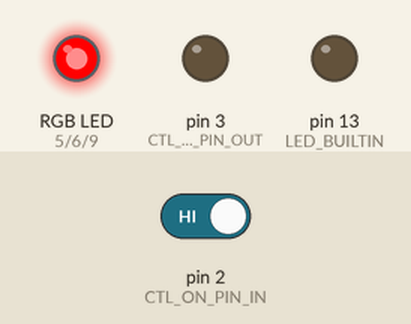
The sketch below on a simulated Arduino Uno, built with avr-gcc and run on an emulated ATmega328P. Parts: an RGB LED mixed from three pins (HIGH = lit), output pins drawn as LEDs (lit = HIGH). Inputs (shaded band) come from the test bench; at power-on: pin 2 (CTL_ON_PIN_IN) HIGH.

Above: at 1.2 s.
1.3 s: pin 2 (CTL_ON_PIN_IN) driven LOW
At 4.66 s:
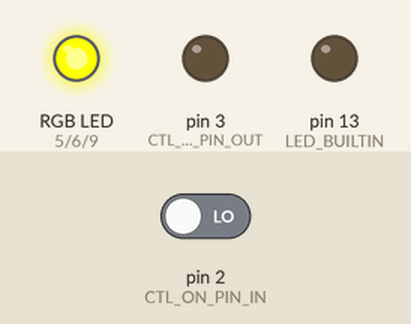
Timing chart, 0 to 7.6 s (numbered marks = the images above; inputs shaded):
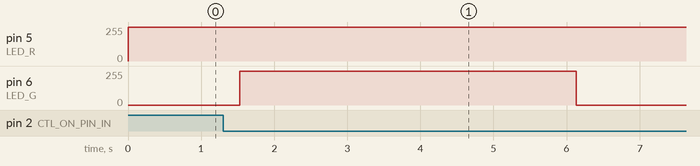

Measured:
- after the input at 1.3 s, pin 5 (LED_R): 255/255 → 254/255 after 3.3 s, → 255/255 1.5 s later

The sketch:

kodir_pc_led.ino
```cpp
#include <IRremote.h>

/*****************************************************************************
 *                              Configurações
 *****************************************************************************/
#define LED_R       5
#define LED_G       6
#define LED_B       9
#define LED_DELAY   6        // time = 2 * valor * 255 (ms)

#define IR_PIN      10       // Pino do leitor IR
#define IR_CMD_PRE  "IR_"    // Prefixo que será adicionado ao enviar um comando IR pelo serial
#define IR_DELAY    100      // Delay entre as leituras (tempo em ms)

#define CTL_ON_1  "6D8867D7" // Código 1 do botão de power
#define CTL_ON_2  "2FD48B7"  // Código 2 do botão de power
#define CTL_ON_3  "692D04A0" // Código 3 do botão de power
#define CTL_ON_PIN_IN   2    // Pino para verificar o estado do computador (POWER LED +)
#define CTL_ON_PIN_OUT  3    // Pino para ligar o computador (POWER SW +)
#define CTL_PULSE_TIME  500  // Tempo em ms do pulso de power

#define END_BYTE  "\n"       // Carac. final ao enviar uma mensagem pelo serial ("\n" é o mesmo que (char) 0x0A)

/*****************************************************************************
 *                              Variáveis
 *****************************************************************************/
// IR
IRrecv irrecv(IR_PIN);
decode_results results;
unsigned long irTimeNow = 0;
unsigned long irMillis  = 0;

// Controller
String serialCmd = "";
String irCmd = "";
int i = 0;

void setup(){
    // Configurações de IO
    pinMode(LED_BUILTIN, OUTPUT);
    pinMode(CTL_ON_PIN_OUT, OUTPUT);
    pinMode(CTL_ON_PIN_IN, INPUT);

    pinMode(LED_R, OUTPUT);
    pinMode(LED_G, OUTPUT);
    pinMode(LED_B, OUTPUT);

    digitalWrite(LED_BUILTIN, LOW);
    digitalWrite(CTL_ON_PIN_OUT, LOW);

    // Stand By
    digitalWrite(LED_R, HIGH);
    digitalWrite(LED_G, LOW);
    digitalWrite(LED_B, LOW);

    // Configurações de bibliotecas
    irrecv.enableIRIn();

    // Configurações do algoritmo
    Serial.begin(9600);
}

void loop(){
    serialHandle();
    irHandle();

    // Animacao dos LEDs
    if (digitalRead(CTL_ON_PIN_IN) == LOW){
        if (digitalRead(LED_R) == LOW){
            // Acende o vermelho
            for(i = 0; i < 255; i++){
                analogWrite(LED_R, i);
                delay(LED_DELAY);
            }

            // Apaga o verde
            for(i = 255; i > 0; i--){
                analogWrite(LED_G, i);
                delay(LED_DELAY);
            }

            digitalWrite(LED_R, HIGH);
            digitalWrite(LED_G, LOW);
        }

    } else {
        if (digitalRead(LED_G) == LOW){
            // Acende o LED verde
            for(i = 0; i < 255; i++){
                analogWrite(LED_G, i);
                delay(LED_DELAY);
            }

            // Apaga o LED vermelho
            for(i = 255; i > 0; i--){
                analogWrite(LED_R, i);
                delay(LED_DELAY);
            }

            digitalWrite(LED_G, HIGH);
            digitalWrite(LED_R, LOW);
        }
    }
}

/*****************************************************************************
 *                                    Serial
 *****************************************************************************/
void serialReceive(){
    if (Serial.available() > 0){
        serialCmd = Serial.readString();
        serialCmd.replace(END_BYTE, "");
    }
}

void serialSend(String value, boolean endLine){
    if (Serial.availableForWrite() > 0){
        Serial.print(value);

        if (endLine)
            Serial.print(END_BYTE);
    }
}

void serialHandle(){
    // Receber os dados via serial
    serialReceive();

    // Há algum comando a ser executado?
    if (serialCmd.length() > 0){
        // Responder ao ping
        if (serialCmd.equalsIgnoreCase(F("PING")))
            serialSend(F("PONG"), true);

        serialCmd = ""; // Limpar o comando
    }
}

/*****************************************************************************
 *                                     IR
 *****************************************************************************/
void irRead(){
    irMillis = millis();

    if (irMillis < irTimeNow)
        irTimeNow = irMillis;

    else if (irMillis - irTimeNow > IR_DELAY && irCmd.length() <= 0) {
        irTimeNow = irMillis;

        if (irrecv.decode(&results)) {
            irCmd = String(results.value, HEX);
            irCmd.toUpperCase();
            irrecv.resume();

            digitalWrite(LED_BUILTIN, !digitalRead(LED_BUILTIN));
        }
    }
}

void irHandle(){
    // Executar leitura
    irRead();

    // Responder ao comando IR
    if (irCmd.length() > 0){

        // Aciona o botão de power do computador somente se estiver desligado
        if (irCmd.equals(F(CTL_ON_1)) || irCmd.equals(F(CTL_ON_2)) || irCmd.equals(F(CTL_ON_3))){
            if (digitalRead(CTL_ON_PIN_IN) == LOW){
                // Ligar o PC (press. pw)
                digitalWrite(CTL_ON_PIN_OUT, HIGH);
                delay(CTL_PULSE_TIME);
                digitalWrite(CTL_ON_PIN_OUT, LOW);
            }
        }

        serialSend(IR_CMD_PRE, false);
        serialSend(irCmd, true);

        irCmd = "";
    }
}
```
